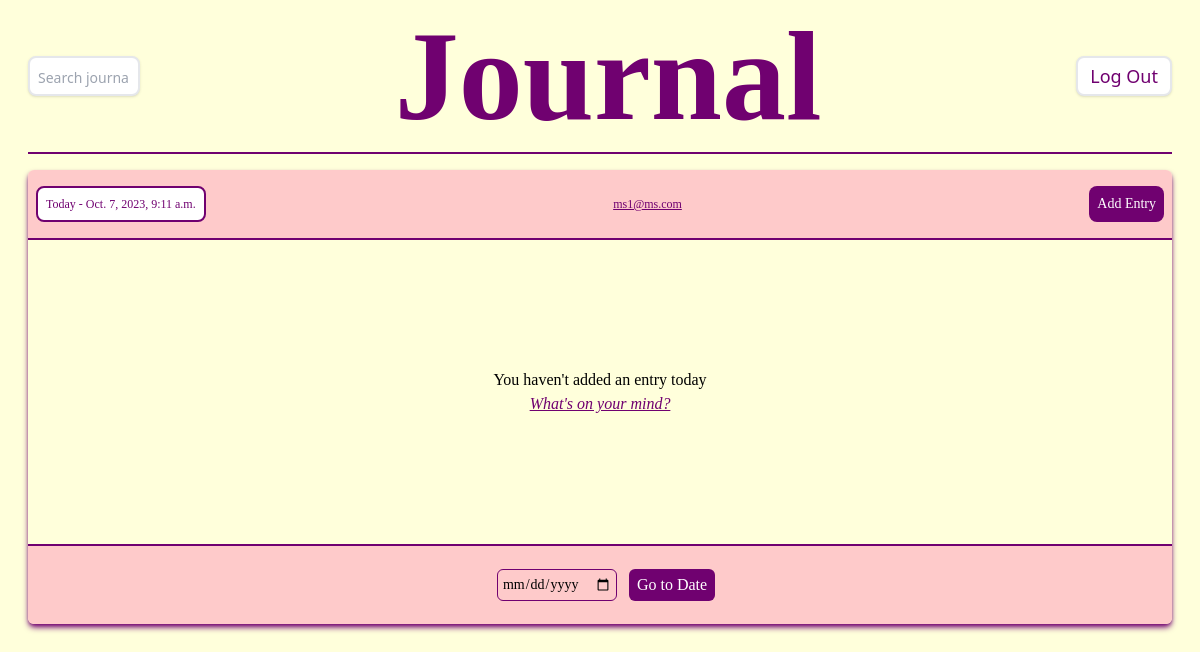
The app's page /home (signed in), older data.
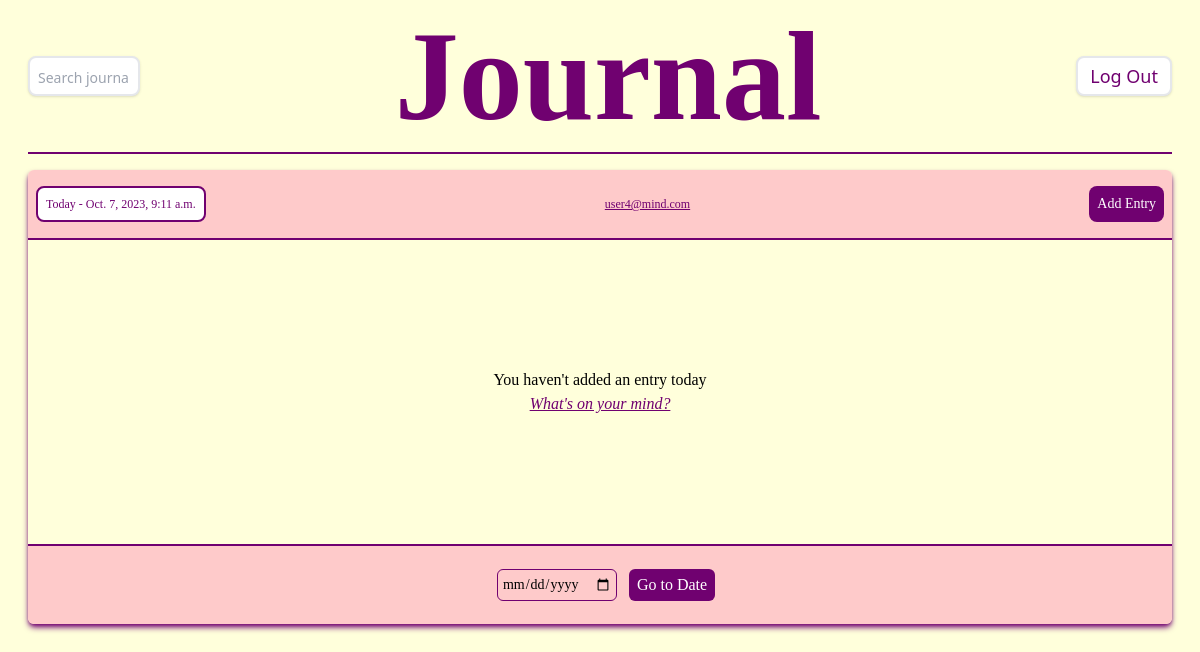
The same page, newer data.
### accounts/models.py (models this page shows, shortened)
class User(AbstractUser):
    username = None # remove username field, we will use email as unique identifier
    email = models.EmailField(unique=True, null=True, db_index=True)
    date_joined = models.DateTimeField(default=timezone.now)
    is_superuser = models.BooleanField(default=False)
    REQUIRED_FIELDS = []
    USERNAME_FIELD = 'email'
    objects = UserManager()

### journal/views.py (the view)
# urls.py: path('home', views.home, name='home'),
@login_required(login_url="accounts/login")
def home(request):
    today_datetime = datetime.datetime.today()
    userprofile = UserProfile.objects.get(user=request.user)
    todays_entries = filter_entries(userprofile, today_datetime.date())
    return render(request, 'journal/home.html', {'entries': todays_entries, "today_datetime": today_datetime})

### journal/views.py (called while the page is built, shortened)
def filter_entries(author=None, date=None, query=None) -> list:
    try:
        authors_entries = Entry.objects.filter(author=author)
    except:
        TypeError("Couldn't filter entries. Author probably not valid")
    if date is not None:
        this_days_entries =[]
        for entry in authors_entries:
            if str(entry.created_at.date())== str(date):
                this_days_entries.append(entry)
        this_days_entries.reverse()
        return this_days_entries

### journal/templates/journal/home.html (shortened to what this page needs)
{% extends 'journal/base.html' %}
{% block content %}
    <div class=" justify-center items-center w-full shadow-md rounded-md shadow-mindpurple mt-4 ">
        <div class="w-full space-y-5 borderborder-mindpurple ">
            <div class="flex bg-red-200 justify-between items-center text-mindpurple font-medium py-2 sm:py-4 px-2 border-b-2 rounded-t-md border-mindpurple">
                <div class="text-xs md:text-sm md:text-md rounded-lg border-2 border-mindpurple font-medium font-[poppins] bg-white p-1 sm:p-2">
                    Today - {{ today_datetime }}
                </div>
                <div class="underline text-xs font-medium font-[poppins]">
                    {{ user.email}}
                </div>
                <div class="text-sm md:text-md rounded-lg font-medium text-white font-[poppins] bg-mindpurple p-1 sm:p-2">
                    <a href="{% url 'journal:create_entry' %}"> Add Entry </a>
                </div>
            </div>
            <div class="px-2 font-[poppins] mb96 mt-5">
                    {% for entry in entries %}
                        <div>
                            <div class="italic text-mindpurple">
                                {{ entry.created_at }}
                            </div>
                            <div>
                                {{ entry.text }}
                            </div>
                        </div>
                        <p>---------</p>
                    {% empty %}
                        <div class="flex justify-center items-center my-32">
                            <div  >
                                <p class="text-center"> You haven't added an entry today
                                    <br>
                                    <a href="{% url 'journal:create_entry' %}"> <span class="italic underline text-mindpurple">What's on your mind?</span></a>
                                </p>
                            </div>
                        </div>
                    {% endfor %}
            </div>
        </div>
        <div class="h-20 mt-4 flex justify-center items-center border-t-2 border-mindpurple rounded-b-md bg-red-200">
            <form class="flex space-x-3 " action="{% url 'journal:search-archive'  %}" method="POST">
                <input class="bg-transparent text-sm md:text-md font-[poppins] p-1 rounded-md border border-mindpurple focus:outline-white " required type="date" name="date">
                <input class="bg-mindpurple px-2 text-white rounded-md font-[poppins] focus:ouline-white" type="submit" value="Go to Date">
            </form>
        </div>
    </div>
{% endblock%}

Row changes from the older to the newer data that the page shows:
changed User: email "ms1@ms.com" → "user4@mind.com"
